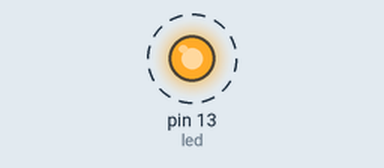
Simulated run of this sketch. Board: Arduino Uno, built with avr-gcc and run on an emulated ATmega328P. Shown: output pins drawn as LEDs (lit = HIGH). Dashed ring = blinking.

Above: at 0.2 s.
Timing chart, 0 to 3.0 s (numbered marks = the images above):
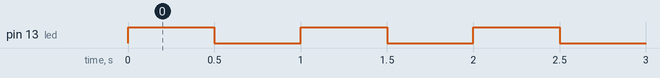

Measured:
- by itself, pin 13 (led): alternates HIGH for 0.50 s and LOW for 0.50 s

The sketch:

clignotement_LED.ino
```cpp
int led = 13;    //On stock le pin de la led
int temps = 500; //On stock le temps


void setup() {
  pinMode(led,OUTPUT); //On déclare comme sortie
}

void loop() {
  digitalWrite(led,HIGH); // On allume
  delay(temps); //On attend
  digitalWrite(led,LOW); // On eteint
  delay(temps);//On attend
}
```
